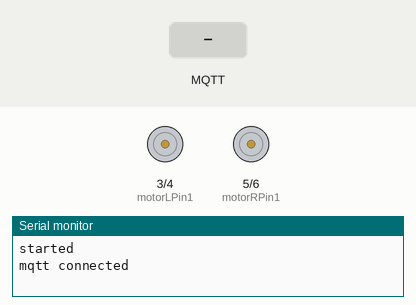
Recording of a sketch running on a simulated ESP32-S3. Shown: motor-driver pin pairs drawn as motors (green arrow = first pin HIGH = forward, orange = second pin HIGH = backward, longer = more drive), the last lines printed to the serial monitor. The inputs (shaded band) are chosen by the test bench. No MQTT or app messages arrive unless stated.

Above: at 2.3 s.
2.4 s: MQTT message "5" arrives on the first subscribed topic
At 3.3 s:
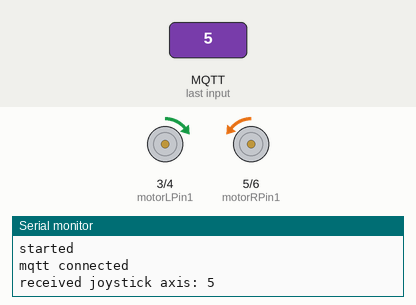
3.9 s: MQTT message "200" arrives on the first subscribed topic
At 4.4 s:
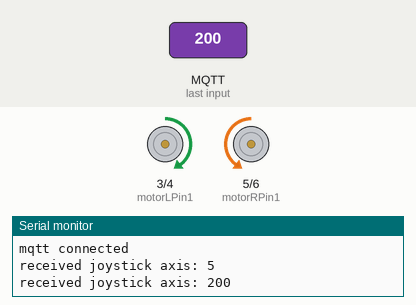
Timing chart, 0 to 6.9 s (numbered marks = the images above; inputs shaded):
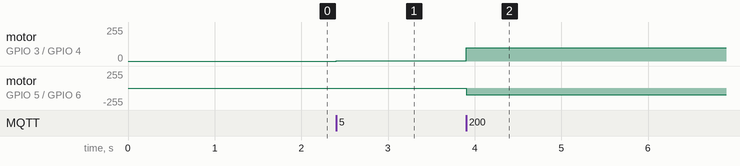

Measured:
- after the input at 2.4 s, motor on GPIO 3 (motorLPin1) / GPIO 4 (motorLPin2): stopped → forward 2/255 at once; motor on GPIO 5 (motorRPin1) / GPIO 6 (motorRPin2): stopped → backward 2/255 at once
- after the input at 3.9 s, motor on GPIO 3 (motorLPin1) / GPIO 4 (motorLPin2): forward 2/255 → forward 99/255 at once; motor on GPIO 5 (motorRPin1) / GPIO 6 (motorRPin2): backward 2/255 → backward 99/255 at once

The sketch:

esp32-mqtt-rccar.ino
```cpp
#include "EspMQTTClient.h"

// global
int32_t steer = 0;
int32_t accel = 0;

// mqtt
const char *wifi = "Ziggo41AA8C624";
const char *wifiPass = "Jj12345678";
const char *serverIp = "192.168.178.53";
const char *serverUser = "hello";
const char *serverPass = "test";
const char *nodeName = "rccar";
EspMQTTClient client(
  wifi,
  wifiPass,
  serverIp,
  serverUser,
  serverPass,
  nodeName,
  1883);

// motor
const int freq = 5000;
const int resolution = 8;
const int motorLPin1 = 3;
const int motorLPin2 = 4;
const int motorRPin1 = 5;
const int motorRPin2 = 6;
const int maxSpeed = 255;
const int maxSteerSpeed = 255;
const int spotTurnSpeed = 255;

void setup() {
  Serial.begin(115200);
  Serial.println("started");

  // motor
  ledcAttach(motorLPin1, freq, resolution);
  ledcAttach(motorLPin2, freq, resolution);
  ledcAttach(motorRPin1, freq, resolution);
  ledcAttach(motorRPin2, freq, resolution);

  // mqtt
  client.enableLastWillMessage("node/bye", nodeName);  // You can activate the retain flag by setting the third parameter to true
}

void sendInfo(const String &message) {
  client.publish(String(nodeName) + "/info", message);
}

void sendError(const String &message) {
  client.publish(String(nodeName) + "/error", message);
}

void spotTurn(int32_t *pwmL, int32_t *pwmR) {
  int32_t newSteer = map(steer, -512, 512, -spotTurnSpeed, spotTurnSpeed);
  *pwmL = newSteer;
  *pwmR = -newSteer;
}

void driveAndSteer(int32_t *pwmL, int32_t *pwmR) {
  int32_t newSteer = map(steer, -512, 512, -maxSteerSpeed, maxSteerSpeed);
  int32_t newAccel = map(accel, -512, 512, -maxSpeed, maxSpeed);

  int32_t pwmLeft = newAccel;
  int32_t pwmRight = newAccel;

  if (steer > 0) {
    pwmRight -= newSteer;
  } else {
    pwmLeft += newSteer;
  }

  *pwmL = map(pwmLeft, -maxSpeed, maxSpeed, 0, maxSpeed);
  *pwmR = map(pwmRight, -maxSpeed, maxSpeed, 0, maxSpeed);
}

void onConnectionEstablished() {
  client.publish("node/hi", nodeName);

  client.subscribe("joystick/axis", [](const String &topic, const String &payload) {
    Serial.println("received joystick axis: " + payload);

    // split received data by \t
    int i;
    char delimiter[] = "\t";
    char *p;
    char string[128];
    String words[4];

    payload.toCharArray(string, sizeof(string));
    i = 0;
    p = strtok(string, delimiter);
    while (p && i < 4) {
      words[i] = p;
      p = strtok(NULL, delimiter);
      ++i;
    }

    steer = words[0].toInt();
    accel = -words[3].toInt();
  });

  Serial.println("mqtt connected");
}

void loop() {
  client.loop();

  int32_t pwmL = 0;
  int32_t pwmR = 0;

  if (accel == 0) {
    spotTurn(&pwmL, &pwmR);
  } else {
    driveAndSteer(&pwmL, &pwmR);
  }

  if (pwmL > 0) {
    ledcWrite(motorLPin1, abs(pwmL));
    ledcWrite(motorLPin2, 0);
  } else {
    ledcWrite(motorLPin1, 0);
    ledcWrite(motorLPin2, abs(pwmL));
  }

  if (pwmR > 0) {
    ledcWrite(motorRPin1, abs(pwmR));
    ledcWrite(motorRPin2, 0);
  } else {
    ledcWrite(motorRPin1, 0);
    ledcWrite(motorRPin2, abs(pwmR));
  }
}
```
